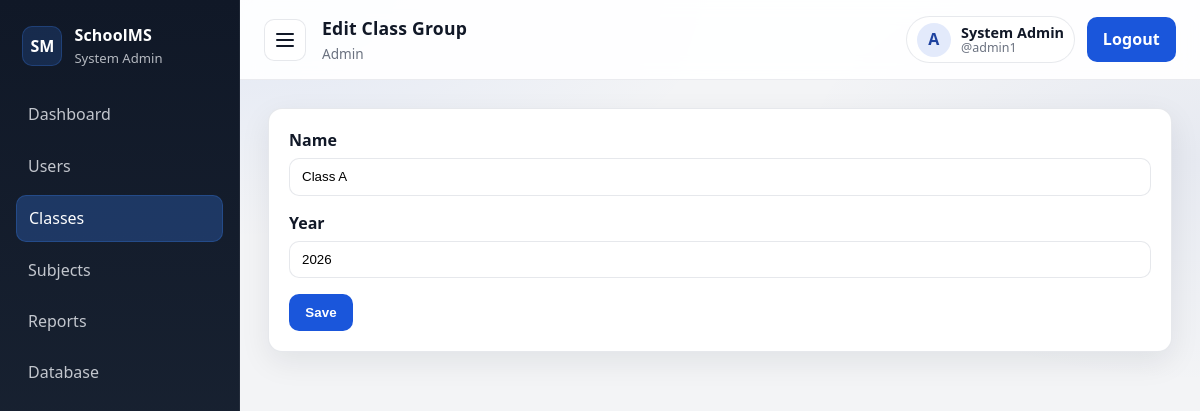
The page /admin-panel/classes/1/edit/ (signed in) on the database its author committed.
### accounts/models.py (models this page shows, shortened)
class User(AbstractUser):
    ROLES = [
        ('admin', 'Administrator'),
        ('teacher', 'Teacher'),
        ('student', 'Student'),
        ('parent', 'Parent'),
    ]
    role = models.CharField(max_length=20, choices=ROLES, default='student')

class ClassGroup(models.Model):
    name = models.CharField(max_length=50)
    year = models.IntegerField(default=2026)

### accounts/decorators.py (the view)
        def _wrapped_view(request, *args, **kwargs):
            if not request.user.is_authenticated:
                return redirect('login')
            if getattr(request.user, 'is_superuser', False):
                return view_func(request, *args, **kwargs)
            if request.user.role not in allowed_roles:
                return redirect('login')
            return view_func(request, *args, **kwargs)

### accounts/views.py (called while the page is built, shortened)
@login_required
@role_required('admin')
def class_update_view(request, pk):
    class_group = get_object_or_404(ClassGroup, pk=pk)
    return render(request, 'admin_panel/class_form.html', {'title': 'Edit Class Group', 'class_group': class_group})

### templates/admin_panel/class_form.html (shortened to what this page needs)
{% extends 'base_dashboard.html' %}
{% block page_title %}{{ title }}{% endblock %}
{% block content %}
<div class="card">
    <form method="post">
        <div class="form-group">
            <label>Name</label>
            <input type="text" name="name" value="{% if class_group %}{{ class_group.name }}{% endif %}" required>
        </div>
        <div class="form-group">
            <label>Year</label>
            <input type="number" name="year" value="{% if class_group %}{{ class_group.year }}{% endif %}" required>
        </div>
        <button class="btn btn-primary" type="submit">Save</button>
    </form>
</div>
{% endblock %}

### templates/base_dashboard.html (shortened to what this page needs)
{% load static %}
<!DOCTYPE html>
<html lang="en">
<head>
    <link rel="stylesheet" href="{% static 'css/style.css' %}">
</head>
<body>
<div class="layout">
    <aside class="sidebar" id="sidebar">
        <div class="logo">
            <div class="logo-mark">SM</div>
            <div class="logo-text">
                <div class="logo-title">SchoolMS</div>
                <div class="logo-subtitle">{{ user.get_full_name|default:user.username }}</div>
            </div>
        </div>
        <nav>
            {% if user.role == 'admin' or user.is_superuser or user.is_staff %}
            <a class="{% if request.path == '/admin-panel/' %}active{% endif %}" href="{% url 'admin_panel_dashboard' %}">Dashboard</a>
            <a class="{% if request.path|slice:':18' == '/admin-panel/users' %}active{% endif %}" href="{% url 'admin_users' %}">Users</a>
            <a class="{% if request.path|slice:':20' == '/admin-panel/classes' %}active{% endif %}" href="{% url 'admin_classes' %}">Classes</a>
            <a class="{% if request.path|slice:':21' == '/admin-panel/subjects' %}active{% endif %}" href="{% url 'admin_subjects' %}">Subjects</a>
            <a class="{% if request.path|slice:':20' == '/admin-panel/reports' %}active{% endif %}" href="{% url 'admin_reports' %}">Reports</a>
            <a href="http://localhost/phpmyadmin/" target="_blank" rel="noopener noreferrer">Database</a>
            {% endif %}
        </nav>
    </aside>
    <section class="main">
        <header class="topbar">
            <div class="topbar-left">
                <button class="icon-btn" id="sidebar-toggle" type="button" aria-label="Toggle sidebar">
                    <span class="hamburger"></span>
                </button>
                <div class="topbar-title">
                    <h1>{% block page_title %}Dashboard{% endblock %}</h1>
                    <div class="topbar-meta">
                        {% if user.is_superuser or user.is_staff %}Admin{% else %}{{ user.role|title }}{% endif %}
                    </div>
                </div>
            </div>
            <div class="topbar-right">
                <div class="user-pill">
                    <div class="avatar" aria-hidden="true">{{ user.username|slice:":1"|upper }}</div>
                    <div class="user-pill-text">
                        <div class="user-name">{{ user.get_full_name|default:user.username }}</div>
                        <div class="user-username">@{{ user.username }}</div>
                    </div>
                </div>
                <a class="btn btn-primary" href="{% url 'logout' %}">Logout</a>
            </div>
        </header>
        <div class="content-wrap">
            {% block content %}{% endblock %}
        </div>
    </section>
</div>
</body>
</html>

### static/css/style.css (style rules this page uses)
:root { --primary: #1a56db; --primary-dark: #1e429f; --secondary: #f3f4f6; --text: #111827; --text-muted: #6b7280; --border: #e5e7eb; --surface: #ffffff; --shadow: 0 10px 30px rgba(17, 24, 39, .08); --success: #057a55; --danger: #c81e1e; --warning: #c27803; --sidebar-bg: #1e2939; --sidebar-text: #d1d5db; --sidebar-active: #3b82f6; }
* { box-sizing: border-box; }
html, body { height: 100%; }
body { margin: 0; font-family: ui-sans-serif, system-ui, -apple-system, "Segoe UI", Roboto, Arial, "Noto Sans", "Liberation Sans", sans-serif; background: radial-gradient(1200px 600px at 20% 0%, rgba(26, 86, 219, .08), transparent 40%), radial-gradient(900px 500px at 100% 20%, rgba(30, 66, 159, .06), transparent 45%), var(--secondary); color: var(--text); line-height: 1.45; }
a { color: inherit; }
.layout { display: flex; min-height: 100vh; }
.sidebar { width: 240px; background: linear-gradient(180deg, #101827, var(--sidebar-bg)); color: var(--sidebar-text); padding: 1rem; position: fixed; top: 0; left: 0; bottom: 0; border-right: 1px solid rgba(255,255,255,.06); }
.sidebar .logo { display: flex; align-items: center; gap: .75rem; margin-bottom: 1rem; padding: .5rem .4rem; }
.logo-mark { width: 40px; height: 40px; border-radius: 10px; display: grid; place-items: center; font-weight: 800; background: rgba(59, 130, 246, .18); color: #fff; border: 1px solid rgba(59, 130, 246, .25); }
.logo-title { font-weight: 800; color: #fff; letter-spacing: .2px; }
.logo-subtitle { font-size: .82rem; color: rgba(209,213,219,.85); margin-top: 2px; }
.sidebar nav a { display: flex; align-items: center; gap: .6rem; color: rgba(209,213,219,.92); text-decoration: none; padding: .7rem .75rem; border-radius: 10px; margin-bottom: .35rem; transition: background .15s ease, color .15s ease, transform .15s ease; }
.sidebar nav a.active { background: rgba(59, 130, 246, .28); color: #fff; border: 1px solid rgba(59,130,246,.25); }
.main { margin-left: 240px; width: calc(100% - 240px); }
.topbar { background: rgba(255,255,255,.92); backdrop-filter: blur(10px); padding: 1rem 1.5rem; border-bottom: 1px solid rgba(229,231,235,.8); display: flex; align-items: center; justify-content: space-between; position: sticky; top: 0; z-index: 5; }
.topbar-left { display: flex; align-items: center; gap: 1rem; }
.topbar-title h1 { font-size: 1.1rem; margin: 0; letter-spacing: .2px; }
.topbar-meta { font-size: .85rem; color: var(--text-muted); margin-top: 2px; }
.topbar-right { display: flex; align-items: center; gap: .75rem; }
.user-pill { display: flex; align-items: center; gap: .65rem; padding: .35rem .6rem; border: 1px solid rgba(229,231,235,.9); border-radius: 999px; background: #fff; }
.avatar { width: 34px; height: 34px; border-radius: 999px; display: grid; place-items: center; font-weight: 800; background: rgba(26,86,219,.12); color: var(--primary-dark); }
.user-name { font-size: .9rem; font-weight: 700; line-height: 1.1; }
.user-username { font-size: .78rem; color: var(--text-muted); line-height: 1.1; }
.content-wrap { max-width: 1200px; padding: 1.75rem; margin: 0 auto; }
.card { background: var(--surface); border: 1px solid rgba(229,231,235,.95); border-radius: 14px; padding: 1.25rem 1.25rem; margin-bottom: 1rem; box-shadow: var(--shadow); }
.btn { border: 1px solid transparent; padding: .6rem .95rem; border-radius: 10px; text-decoration: none; display: inline-flex; align-items: center; justify-content: center; gap: .4rem; cursor: pointer; font-weight: 700; letter-spacing: .1px; transition: transform .12s ease, box-shadow .12s ease, background .12s ease, border-color .12s ease; }
.btn-primary { background: var(--primary); color: #fff; }
.icon-btn { border: 1px solid rgba(229,231,235,.95); background: #fff; border-radius: 10px; width: 42px; height: 42px; display: grid; place-items: center; cursor: pointer; }
.hamburger, .hamburger::before, .hamburger::after { content: ""; display: block; width: 18px; height: 2px; background: #111827; border-radius: 3px; position: relative; }
.hamburger::before { position: absolute; top: -6px; left: 0; }
.hamburger::after { position: absolute; top: 6px; left: 0; }
.form-group { margin-bottom: 1rem; }
.form-group label { display: block; font-weight: 700; margin-bottom: .35rem; }
.form-group input, .form-group select, .form-group textarea { width: 100%; border: 1px solid rgba(229,231,235,.95); border-radius: 10px; padding: .65rem .75rem; background: #fff; outline: none; transition: box-shadow .12s ease, border-color .12s ease; }

### rows shown on the page
User: get_full_name "System Admin", username "A", username "admin1"
ClassGroup: name "Class A", year "2026"

### other values the page prints
{{ title }} "Edit Class Group"
